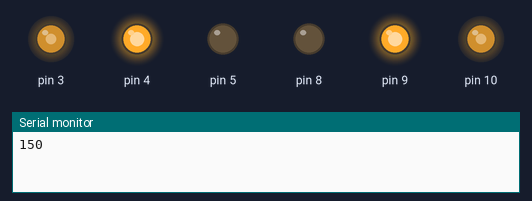
This sketch was run on a simulated Arduino Uno, built with avr-gcc and run on an emulated ATmega328P. Shown: output pins drawn as LEDs (lit = HIGH), the last lines printed to the serial monitor.

Above: at 0.05 s.
At 5.25 s:
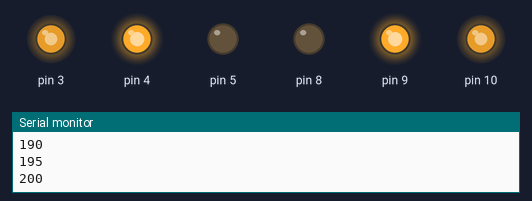
At 10.5 s:
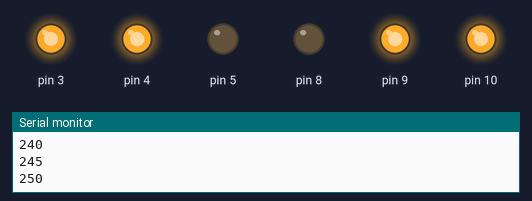
Timing chart, 0 to 12.1 s (numbered marks = the images above):
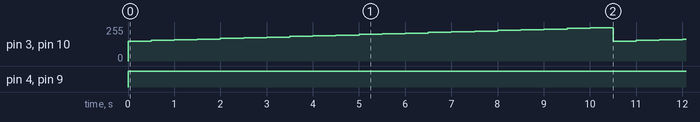

Measured:
- by itself, pin 3, pin 10: ramps from 150/255 to 250/255 and jumps back, once every 10.5 s
- by itself, pin 4, pin 9: LOW → HIGH at 0.00 s

The sketch:

L293D_Motor_Check.ino
```cpp
void setup() {
  // put your setup code here, to run once:

  pinMode(4, OUTPUT);
  pinMode(5, OUTPUT);
  pinMode(8, OUTPUT);
  pinMode(9, OUTPUT);

  Serial.begin(9600);


}

void loop() {
  // put your main code here, to run repeatedly:

  for (int i = 150; i < 255; i += 5) {
    digitalWrite(4, HIGH);
    digitalWrite(5, LOW);
    analogWrite(3, i);

    digitalWrite(9, HIGH);
    digitalWrite(8, LOW);
    analogWrite(10, i);

    Serial.println(i);

    delay(500);
  }

}
```
